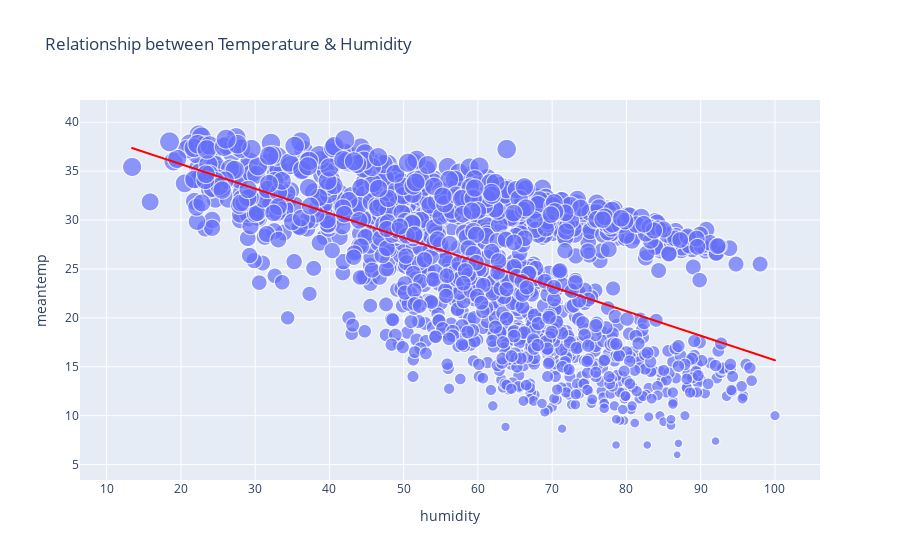

Notebook source saved alongside this figure:
### Code cell
scatter = px.scatter(data_frame=weather_data , x = weather_data['humidity'] , y = weather_data['meantemp'] ,
                     size = weather_data['meantemp'] , trendline="ols", trendline_color_override='red',
                     title='Relationship between Temperature & Humidity')
scatter.show()

#ols ordinary least squar eregression

### Figure 1 — Plotly figure (JSON) as saved in the notebook; plotly's stock layout.template omitted (floating-point values rounded to 4 significant figures; data arrays with more than 128 entries replaced by an {"elided": "..."} marker saying what was removed)
{"data": [{"hovertemplate": "humidity=%{x}<br>meantemp=%{marker.size}<extra></extra>", "legendgroup": "", "marker": {"color": "#636efa", "size": {"elided": "1462 float values"}, "sizemode": "area", "sizeref": 0.09679, "symbol": "circle"}, "mode": "markers", "name": "", "showlegend": false, "type": "scattergl", "x": {"elided": "1462 float values"}, "xaxis": "x", "y": {"elided": "1462 float values"}, "yaxis": "y"}, {"hovertemplate": "<b>OLS trendline</b><br>meantemp = -0.250617 * humidity + 40.7259<br>R<sup>2</sup>=0.327128<br><br>humidity=%{x}<br>meantemp=%{y} <b>(trend)</b><extra></extra>", "legendgroup": "", "line": {"color": "red"}, "marker": {"color": "#636efa", "symbol": "circle"}, "mode": "lines", "name": "", "showlegend": false, "type": "scattergl", "x": {"elided": "1462 float values"}, "xaxis": "x", "y": {"elided": "1462 float values"}, "yaxis": "y"}], "layout": {"legend": {"itemsizing": "constant", "tracegroupgap": 0}, "title": {"text": "Relationship between Temperature & Humidity"}, "xaxis": {"anchor": "y", "domain": [0, 1], "title": {"text": "humidity"}}, "yaxis": {"anchor": "x", "domain": [0, 1], "title": {"text": "meantemp"}}}}
